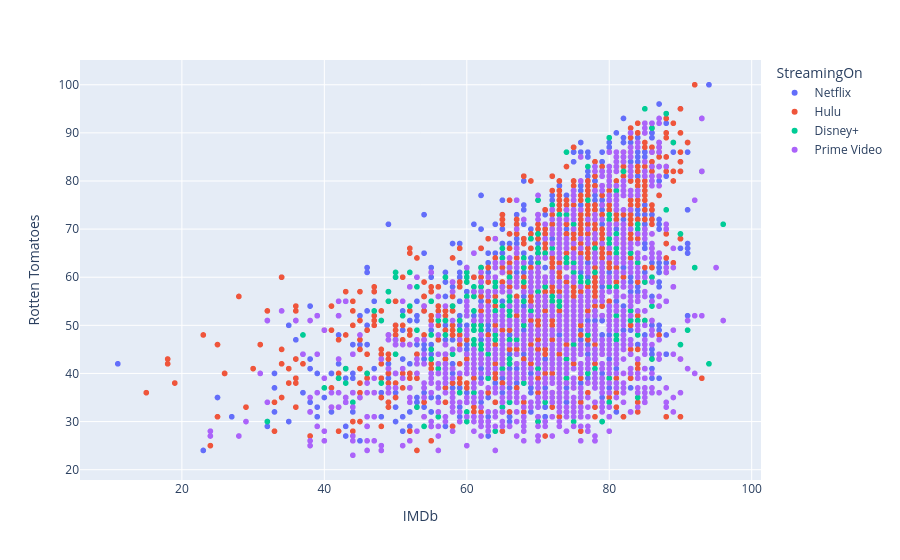

The code cell stored with this chart in its notebook:
### Code cell
# Now let’s use a scatter plot to compare the ratings between IMBD and Rotten Tomatoes to compare which streaming platform has the best ratings in both the user rating platforms
px.scatter(tv_shows_both_ratings, x='IMDb',
           y='Rotten Tomatoes',color='StreamingOn')

### Figure 1 — Plotly figure (JSON) as saved in the notebook; plotly's stock layout.template omitted (floating-point values rounded to 4 significant figures; data arrays with more than 128 entries replaced by an {"elided": "..."} marker saying what was removed)
{"data": [{"hovertemplate": "StreamingOn=Netflix<br>IMDb=%{x}<br>Rotten Tomatoes=%{y}<extra></extra>", "legendgroup": "Netflix", "marker": {"color": "#636efa", "symbol": "circle"}, "mode": "markers", "name": "Netflix", "showlegend": true, "type": "scattergl", "x": {"elided": "1875 int values"}, "xaxis": "x", "y": {"elided": "1875 float values"}, "yaxis": "y"}, {"hovertemplate": "StreamingOn=Hulu<br>IMDb=%{x}<br>Rotten Tomatoes=%{y}<extra></extra>", "legendgroup": "Hulu", "marker": {"color": "#EF553B", "symbol": "circle"}, "mode": "markers", "name": "Hulu", "showlegend": true, "type": "scattergl", "x": {"elided": "1418 int values"}, "xaxis": "x", "y": {"elided": "1418 float values"}, "yaxis": "y"}, {"hovertemplate": "StreamingOn=Disney+<br>IMDb=%{x}<br>Rotten Tomatoes=%{y}<extra></extra>", "legendgroup": "Disney+", "marker": {"color": "#00cc96", "symbol": "circle"}, "mode": "markers", "name": "Disney+", "showlegend": true, "type": "scattergl", "x": {"elided": "315 int values"}, "xaxis": "x", "y": {"elided": "315 float values"}, "yaxis": "y"}, {"hovertemplate": "StreamingOn=Prime Video<br>IMDb=%{x}<br>Rotten Tomatoes=%{y}<extra></extra>", "legendgroup": "Prime Video", "marker": {"color": "#ab63fa", "symbol": "circle"}, "mode": "markers", "name": "Prime Video", "showlegend": true, "type": "scattergl", "x": {"elided": "1182 int values"}, "xaxis": "x", "y": {"elided": "1182 float values"}, "yaxis": "y"}], "layout": {"legend": {"title": {"text": "StreamingOn"}, "tracegroupgap": 0}, "margin": {"t": 60}, "xaxis": {"anchor": "y", "domain": [0, 1], "title": {"text": "IMDb"}}, "yaxis": {"anchor": "x", "domain": [0, 1], "title": {"text": "Rotten Tomatoes"}}}}
